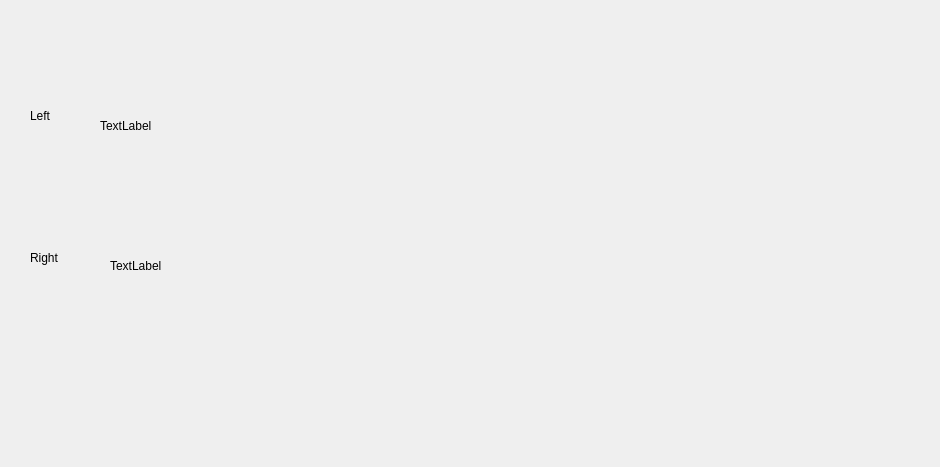
<?xml version="1.0" encoding="UTF-8"?>
<ui version="4.0">
 <class>MainWidget</class>
 <widget class="QWidget" name="MainWidget">
  <property name="geometry">
   <rect>
    <x>0</x>
    <y>0</y>
    <width>940</width>
    <height>467</height>
   </rect>
  </property>
  <property name="windowTitle">
   <string>Form</string>
  </property>
  <widget class="QLabel" name="label">
   <property name="geometry">
    <rect>
     <x>30</x>
     <y>110</y>
     <width>54</width>
     <height>12</height>
    </rect>
   </property>
   <property name="text">
    <string>Left</string>
   </property>
  </widget>
  <widget class="QLabel" name="label_2">
   <property name="geometry">
    <rect>
     <x>30</x>
     <y>250</y>
     <width>54</width>
     <height>16</height>
    </rect>
   </property>
   <property name="text">
    <string>Right</string>
   </property>
  </widget>
  <widget class="QLabel" name="leftLabel">
   <property name="geometry">
    <rect>
     <x>100</x>
     <y>90</y>
     <width>731</width>
     <height>71</height>
    </rect>
   </property>
   <property name="text">
    <string>TextLabel</string>
   </property>
   <property name="scaledContents">
    <bool>true</bool>
   </property>
  </widget>
  <widget class="QLabel" name="rightLabel">
   <property name="geometry">
    <rect>
     <x>110</x>
     <y>180</y>
     <width>541</width>
     <height>171</height>
    </rect>
   </property>
   <property name="text">
    <string>TextLabel</string>
   </property>
   <property name="scaledContents">
    <bool>true</bool>
   </property>
  </widget>
 </widget>
 <resources/>
 <connections/>
</ui>
